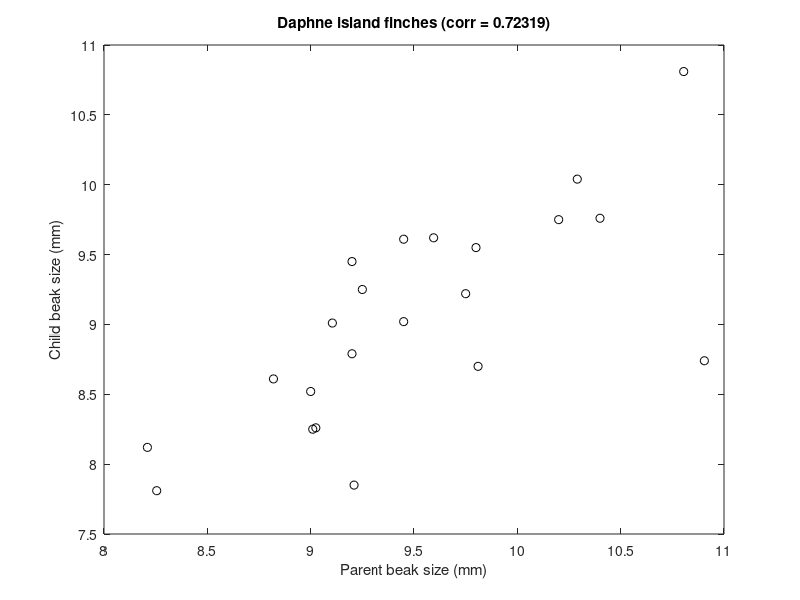

The MATLAB source for this figure:
%% Example 1 - Setup

load("DaphneIsland.txt");

%% Example 2 - Are the Father Beak Sizes averaging 10 mm?

ChildBeakSize = DaphneIsland(:,1);
MotherBeakSize = DaphneIsland(:,2);
FatherBeakSize = DaphneIsland(:,3);
[h1, p1, c1] = ttest(FatherBeakSize, 10);
fprintf(['Do the Father Beak Sizes average 10 mm?\n\t' ...
'h = %g, p = %g, ci = [%g, %g] \n'], h1, p1, c1);

%% Exercise 1 - Do Mother Finches have an average beak size of 10mm?

[h1, p1, c1] = ttest(MotherBeakSize, 10);
fprintf(['Do Mother Finches have an average beak size of 10mm?\n\t' ... 
'h = %g, p = %g, ci = [%g, %g] \n'], h1, p1, c1);
% Null Hypothesis: Mother beak sizes average 10mm
% Alternative hypothesis: Mother beak sizes do not average 10mm
% Significance level: alpha 0.05
% Result: The p- level is more than 0.05 so the h-value is 0 indicating
% that we accept the null hypothesis that the Mother beak sizes average
% 10mm. 

%% Example 3 - Do the mother and father have similar beak size?

[h3, p3, c3] = ttest2(MotherBeakSize,FatherBeakSize);
fprintf(['Do the Mother and Father have similar Beak Sizes?\n\t' ...
'h = %g, p = %g, ci = [%g, %g] \n'], h3, p3, c3);

%% Exercise 2 - Do Children and Mother Finches have similar average beak sizes?

[h4, p4, c4] = ttest2(ChildBeakSize, MotherBeakSize);
fprintf(['Do Children and Mother Finches have similar average beak sizes?\n\t' ...
    'h = %g, p = %g, ci = [%g, %g] \n'], h4, p4, c4);
% Null Hyp: Children and Mother Finches have similar average beak sizes
% Alt Hyp: Children and Mother Finches do not have similar average beak
% sizes
% Significance Level: alpha 0.05
% Result: The p-level is less than 0.05 so the h-value is 1 indicating that
% we accept the alternate hypothesis that the Children and Mother Finch
% average beak sizes are not similar. 

%% Example 4 - Calculate and output the Average Parent to Child beak size correlations

parent = mean(DaphneIsland(:, 2:3), 2); % Average the parent beak sizes
pCorr = corr(parent, ChildBeakSize);
fprintf('Parent-child beak correlation: %g\n', pCorr)

%% Exercise 3 

mCorr = corr(ChildBeakSize, MotherBeakSize);
fprintf('Child beak-Mother beak correlation: %g\n', mCorr)
fCorr = corr(ChildBeakSize, FatherBeakSize);
fprintf('Child beak-Father beak correlation: %g\n', fCorr)
% The correlation is higher than 0.5 indicating there is positive
% correlation between child beak size and Mother beak size. The correlation
% is higher than 0.7 indicating there is a positive correlation between
% child beak size and Father beak size. Of the two correlations, the
% positive correlation between the child and Father beak size is higher
% than the correlation between the child and Mother beak sizes. This
% indicates that the sizes of the child and Father beaks are more similar. 
%% Example 5 - Plot the average parent beak size against the child beak size
tString = ['Daphne island finches (corr = ' , num2str(pCorr) ')'];
figure('Name', tString) % Put title on the window
plot(parent, ChildBeakSize, 'ko') % Plot a scatter plot
xlabel('Parent beak size (mm)'); % Label the x-axis
ylabel('Child beak size (mm)'); % Label the y-axis
title(tString); % Put title on the graph

%% Example 7 - Calculate and output the best fit lines for beak par entage

pPoly = polyfit(parent, ChildBeakSize, 1); % Linear fit of parent vs child
fprintf('Model: child = %g*parent + %g\n', pPoly(1), pPoly(2))

%% Exercise 4

mPoly = polyfit(MotherBeakSize, ChildBeakSize, 1); 
fprintf('model: child = %g*parent + %g\n', mPoly(1), mPoly(2))

%% Example 8 Predict the child beak sizes from its parent beak sizes (Linear Model)

pPred = polyval(pPoly, parent); % Find parent-child relationship

%% Example 9 - Calculate the error between child beak sizes and the model 

pError = ChildBeakSize - pPred; % Actual - predicted by parent's size

%% Example 10 - Find mean square error (MSE)

pMSE = mean(pError.*pError);
fprintf('Mean squared prediction error: %g\n', pMSE);

%% Example 11 - Find root mean squared error (RMS)

pRMS = sqrt(pMSE);
fprintf('RMS prediction error: %g mm\n', pRMS);














